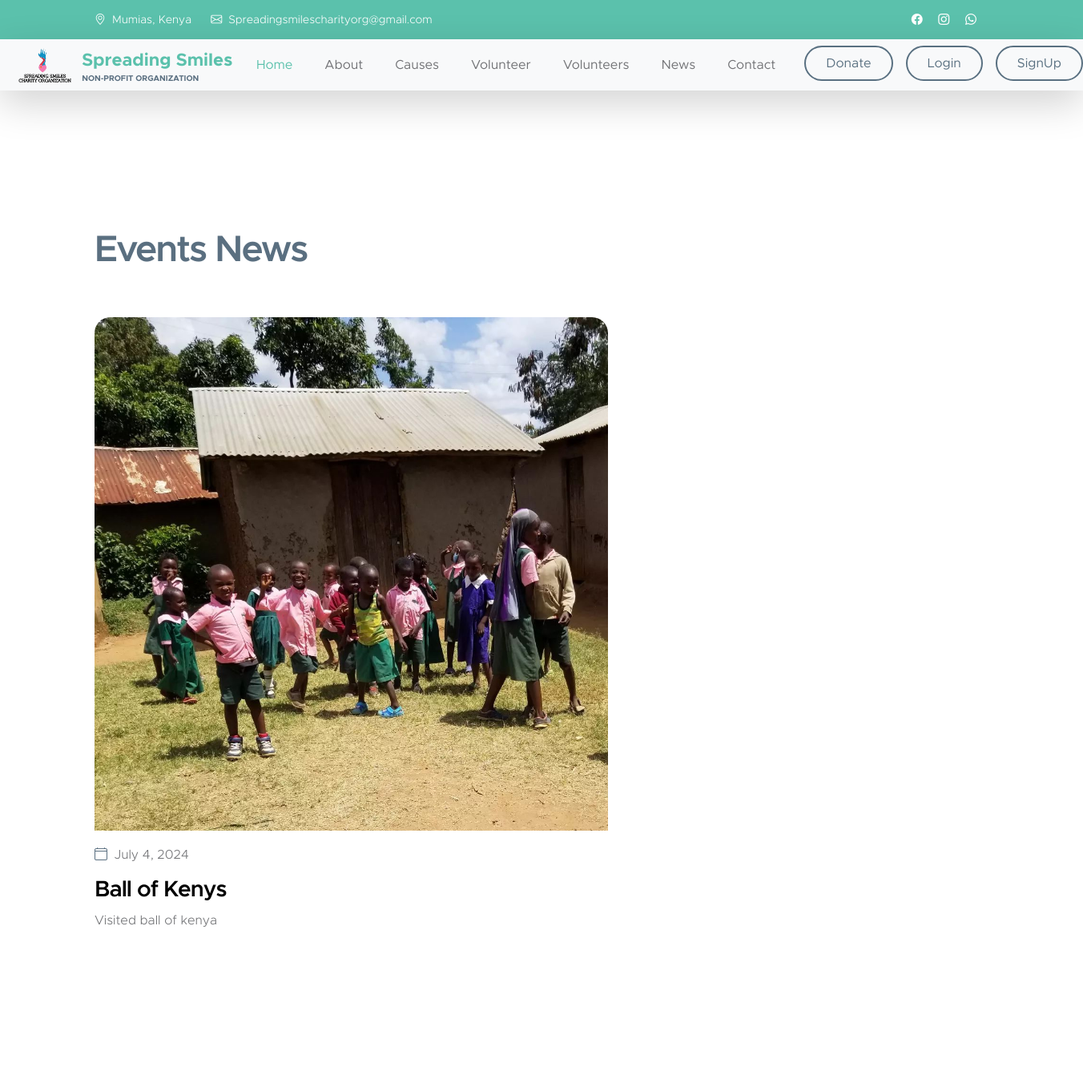
The page /events (upper part) on the database as committed earlier.
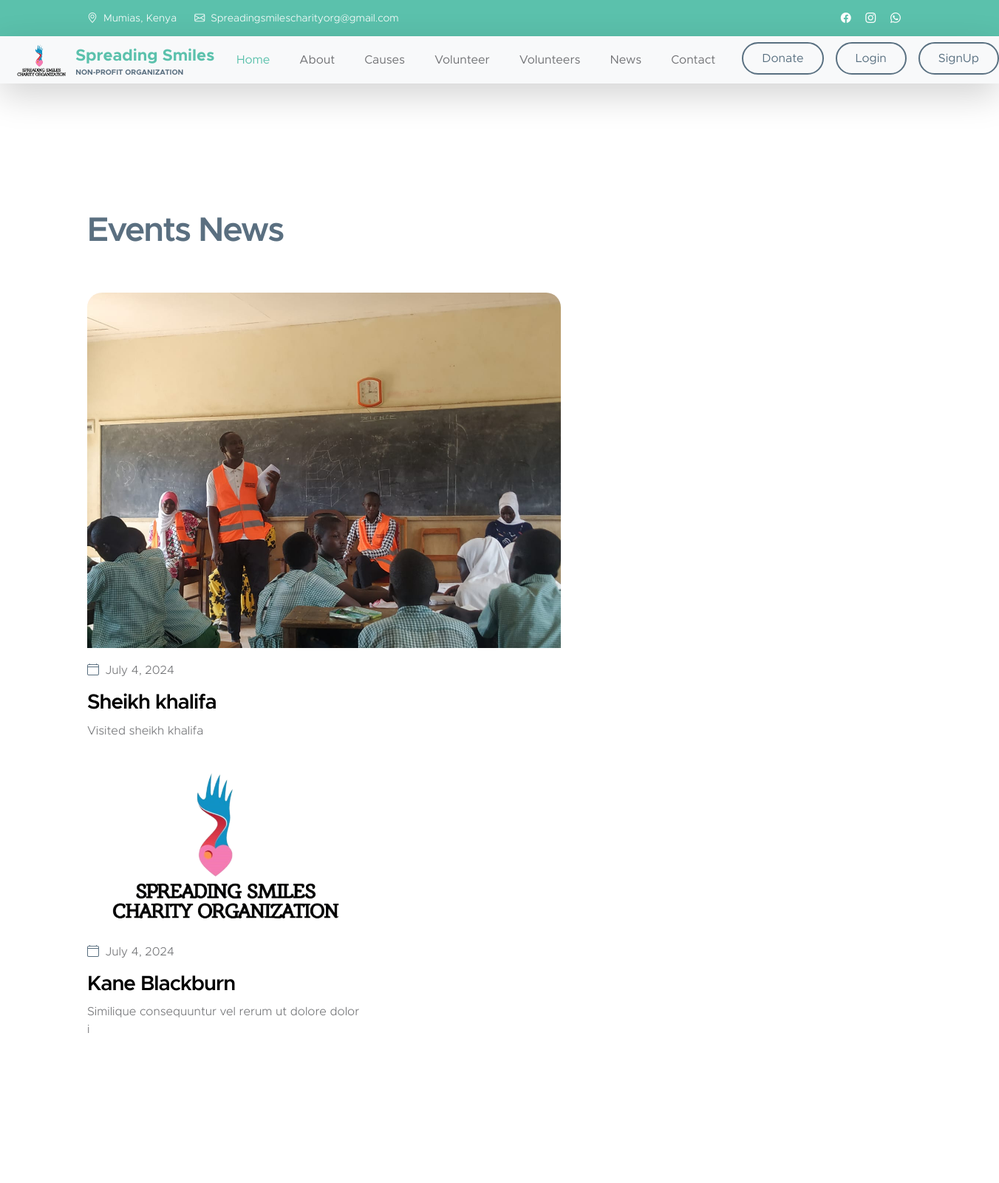
The same page on the database as committed later.
### main_app/models.py (models this page shows, shortened)
class Event(models.Model):
    name = models.CharField(max_length=50)
    profile= models.ImageField(upload_to='upload/Events')
    About =models.CharField(max_length=50)
    subject = models.CharField(max_length=250)
    Date = models.DateField(auto_now=True, null= True)
    is_new = models.BooleanField(default=False)
    is_superuser = models.BooleanField(default=False,)

### main_app/views.py (the view)
# urls.py: path('events', views.Events, name="Events"),
def Events(request, ):
    events = Event.objects.all()
    happy = happy_customers.objects.all()
    return render(request, "News.html", {"events": events, "happy": happy})

### main_app/templates/News.html (shortened to what this page needs)
{% extends "layouts/master.html" %}
{% load static %}
{% block body %}
<br><br><br>
<section class="news-section section-padding" id="section_5">
    <div class="container">
        <div class="row">
            <div class="col-lg-12 col-12 mb-5">
                <h2>Events News</h2>
            </div>
{% for event in events  %}
            <div class="col-lg-7 col-12">
                <div class="news-block">
                    <div class="news-block-top">
                        <a href="news-detail.html">
                            <img src="{{event.profile.url}}"
                                class="news-image img-fluid" alt="">
                        </a>
                    <div class="news-block-info">
                        <div class="d-flex mt-2">
                            <div class="news-block-date">
                                <p>
                                    <i class="bi-calendar4 custom-icon me-1"></i>
                                    {{event.Date}}
                                </p>
                            </div>
                        </div>
                        <div class="news-block-title mb-2">
                            <h4><a href="{% url 'information' event.id %}" class="news-block-title-link"> {{event.name}}  </a></h4>
                        </div>
                        <div class="news-block-body">
                            <p>  {{event.About}} </p>
                        </div>
                    </div>
                </div>
            </div>
 {% endfor %}
        </div>
    </div>
</section>
<br><br><br>
{% endblock body %}

Rows that differ between the two databases and show on the page:
changed Event: profile: a different picture; name "Ball of Kenys" → "Sheikh khalifa"; About "Visited ball of kenya" → "Visited sheikh khalifa"
added Event: profile (picture), Date "July 4, 2024", name "Kane Blackburn", About "Similique consequuntur vel rerum ut dolore dolor i"
